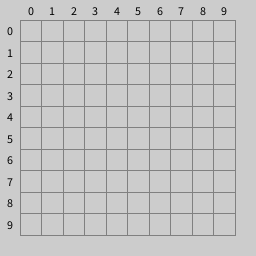
Frame 1 (no input)
Frame 60 (the mouse pressed at the canvas centre just before this capture): identical to frame 1, image omitted
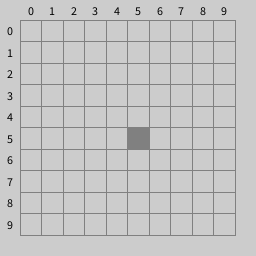
Frame 120 (the mouse held since frame 60 and released just before this capture)

The Processing sketch that drew these frames (run headless with seeded random() and noise(); from frame 60 on, the mouse is pressed at the canvas centre):

// Processing sketch: processing_85961
// ── processing_85961.pde

int cols = 10;
int rows = 10;
float colSize;
float rowSize;
float border = 20;
boolean squares[] = new boolean[rows*cols];
 
int previousSquare = -1;
 
void setup() {
 
  size(256,256);
   
   
  frameRate(20);
  colSize = (width-border*2-1) / float(cols);
  rowSize = (height-border*2-1) / float(rows);
 
  textAlign(CENTER,CENTER);
}
 
 
void draw() {
 
   
    background(204);
 
    if (mousePressed) {
      checkMouse();
    }
    else {
      previousSquare = -1;
    }
 
 
    // Grid
    stroke(128);
    for (int i = 0;i < (cols) ;i++) {
      line(i*colSize+border,border,i*colSize+border,height-border-1);
    }
    for (int i = 0;i < (rows) ;i++) {
      line(border,i*rowSize+border,width-border-1,i*rowSize+border);
    }
 
    // Last line of grid
    line(width-1-border,border,width-1-border,height-border-1);
    line(border,height-1-border,width-1-border,height-1-border);
 
    // Text
    fill(0);
    for (int r = 0; r < rows; r++) text(r, border/2, (r+0.5)*rowSize+border);
    for (int c = 0; c < cols; c++) text(c, (c+0.5)*colSize+border, border/2);
 
    // Squares
    fill(128);
    for (int r = 0; r < rows; r++) {
      for (int c = 0; c < cols; c++) {
        if (squares[r*cols+c] == true) {
          rect(c*colSize+border,r*rowSize+border,colSize,rowSize);
        }
      }
    }
   
}
 
void mousePressed() {
  frameRate(20);
  previousSquare = -1;
  checkMouse();
 
}
 
 
void checkMouse() {
  int c = floor((mouseX - border)/colSize);
  int r = floor((mouseY - border)/rowSize);
 
  if (c >= 0 && r >= 0 && c < cols && r < rows)  {
    int index = r*cols + c;
    //println(index);
    if (index != previousSquare ) {
      squares[index] = !squares[index];
      previousSquare = index;
    }
  }
  // println(r+" "+c);
}
 
 
void keyPressed() {
   
  for (int i =0; i < squares.length; i++) {
     
    squares[i]= false;
  }
   
}
